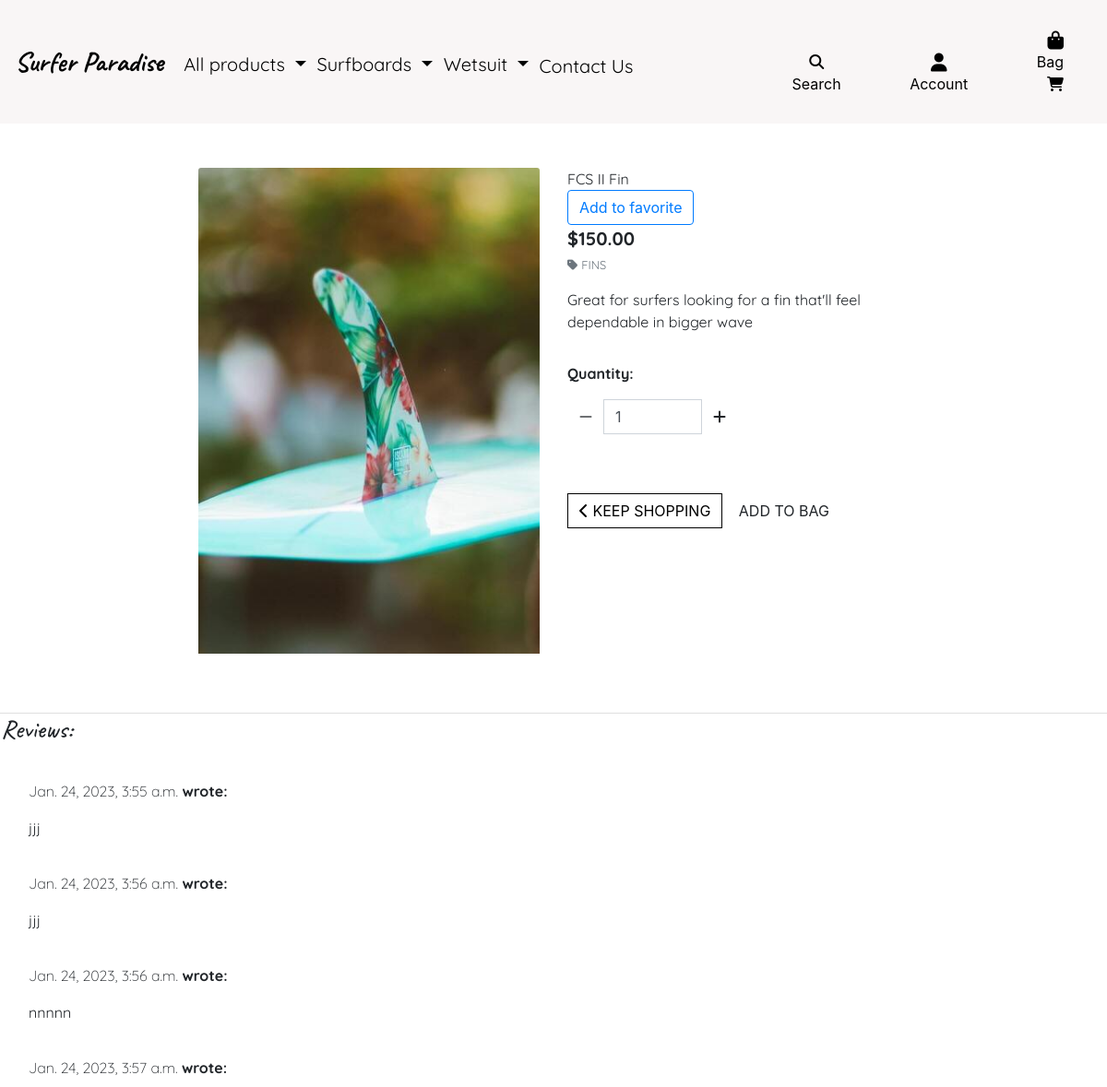
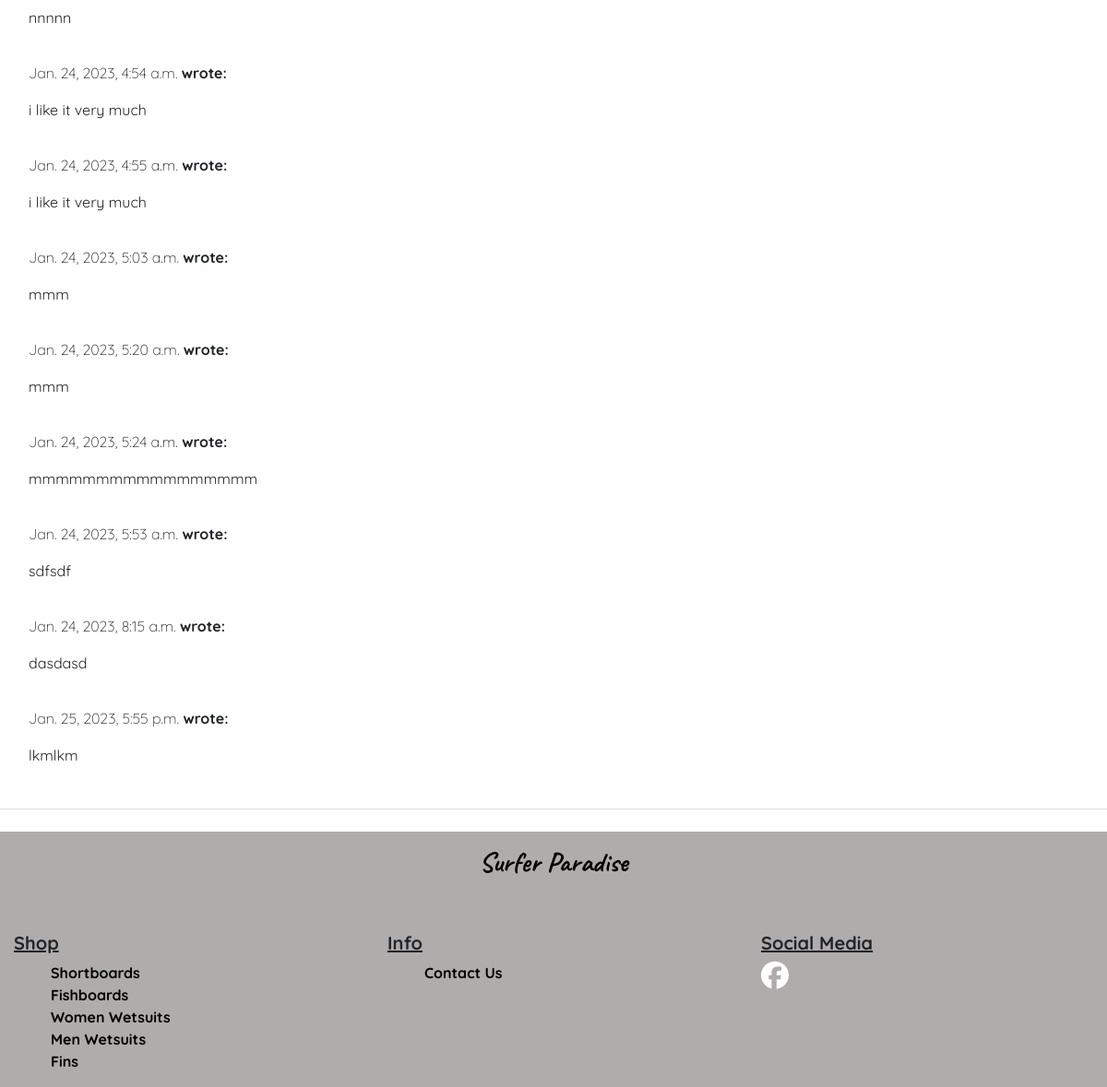
Screenshot of /products/184 with the database file from the repository (2 pictures, top to bottom).
### products/models.py (models this page shows, shortened)
class Product(models.Model):
    class NewManager(models.Manager):
        def get_queryset(self):
            return super().get_queryset().filter(id=0)
    options = (
        ('draft', 'Draft'),
        ('published', 'Published'),
    )
    category = models.ForeignKey('Category', null=True, blank=True, on_delete=models.SET_NULL)
    sku = models.CharField(max_length=254, null=True, blank=True)
    name = models.CharField(max_length=254)
    description = models.TextField()
    has_sizes = models.BooleanField(default=False, null=True, blank=True)
    favourites = models.ManyToManyField(
        User, related_name='favourite', default=None, blank=True)
    price = models.DecimalField(max_digits=6, decimal_places=2)
    rating = models.DecimalField(max_digits=6, decimal_places=2, null=True, blank=True)
    image_url = models.URLField(max_length=1024, null=True, blank=True)
    image = models.ImageField(null=True, blank=True)
    objects = models.Manager()  # default manager
    newmanager = NewManager()  # custom manager

class Category(models.Model):
    name = models.CharField(max_length=254)
    friendly_name = models.CharField(max_length=254, null=True, blank=True)

class Review(models.Model):
    product = models.ForeignKey(Product, related_name='reviews', on_delete=models.CASCADE,null=True, blank=True )
    email = models.EmailField(default="user")
    body = models.TextField()
    created_on = models.DateTimeField(auto_now_add=True)
    user = models.ForeignKey(
      User,on_delete=models.CASCADE,null=True, blank=True )
    class Meta:
        ordering = ["created_on"]

### products/views.py (the view)
# urls.py: path('<int:product_id>', views.product_detail, name='product_detail'),
def product_detail(request, product_id):
    product = get_object_or_404(Product, id=product_id)
    favorite = bool(product.favourites.filter(id=request.user.id))
    reviews = Review.objects.filter(product = product)
    return render(request, 'products/product_detail.html',
                  {'product':product, 'reviews': reviews})
    context = {
        'product': product,
        'favorite': favorite,
    }
    return render(request, 'products/product_detail.html', context)

### bag/contexts.py (called while the page is built, shortened)
def bag_contents(request):
    bag_items = []
    total = 0
    product_count = 0
    bag = request.session.get('bag', {})
    grand_total =  total
    context = {
        'bag_items': bag_items,
        'total': total,
        'product_count': product_count,
        'grand_total': grand_total,
    }
    return context

### products/templates/products/product_detail.html (shortened to what this page needs)
{% extends "base.html" %}
{% load crispy_forms_tags %}
{% load static %}
{% block content %}
    <div class="container-fluid">
        <div class="row">
            <div class="col-12 col-md-6 col-lg-4 offset-lg-2">
                <div class="image-container my-5">
                    {% if product.image %}
                        <a href="{{ product.image.url }}" target="_blank">
                            <img class="card-img-top img-fluid" src="{{ product.image.url }}" alt="{{ product.name }}">
                        </a>
                        {% else %}
                        <a href="">
                            <img class="card-img-top img-fluid" src="{{ MEDIA_URL }}noimage.png" alt="{{ product.name }}">
                        </a>
                    {% endif %}
                </div>
            </div>
            <div class="col-12 col-md-6 col-lg-4">
                <div class="product-details-container mb-5 mt-md-5">
                    <p class="mb-0">{{ product.name }}</p>
                    <a href="{% url 'favourite_add' product.id %}" class="btn btn-outline-primary">
                        {% if favorite %}
                        Remove from favourite
                        {% else %}
                        Add to favorite
                        {% endif %}
                    </a>
                    <p class="lead mb-0 text-left font-weight-bold">${{ product.price }}</p>
                    {% if product.category %}
                    <p class="small mt-1 mb-0">
                        <a class="text-muted" href="{% url 'products' %}?category={{ product.category.name }}">
                            <i class="fas fa-tag mr-1"></i>{{ product.category.friendly_name }}
                        </a>
                    </p>
                    {% endif %}
                    <p class="mt-3">{{ product.description }}</p>
                    <form class="form" action="{% url 'add_to_bag' product.id %}" method="POST">
                        <div class="form-row">
                            {% with product.has_sizes as s %}
                            <div class="col-12">
                                <p class="mt-3"><strong>Quantity:</strong></p>
                                <div class="form-group w-50">
                                    <div class="input-group">
                                        <div class="input-group-prepend">
                                            <button class="decrement-qty btn btn-black rounded-0"
                                                data-item_id="{{ product.id }}" id="decrement-qty_{{ product.id }}">
                                                <span class="icon">
                                                    <i class="fas fa-minus"></i>
                                                </span>
                                            </button>
                                        </div>
                                        <input class="form-control qty_input" type="number"
                                            name="quantity" value="1" min="1" max="99"
                                            data-item_id="{{ product.id }}"
                                            id="id_qty_{{ product.id }}">
                                        <div class="input-group-append">
                                            <button class="increment-qty btn btn-black rounded-0"
                                                data-item_id="{{ product.id }}" id="increment-qty_{{ product.id }}">
                                                <span class="icon">
                                                    <i class="fas fa-plus"></i>
                                                </span>
                                            </button>
                                        </div>
                                    </div>
                                </div>
                            </div>
                            <div class="col{% if s %}-12 mt-2{% endif %}">
                                <a href="{% url 'products' %}" class="btn btn-outline-black rounded-0 mt-5">
                                    <span class="icon">
                                        <i class="fas fa-chevron-left"></i>
                                    </span>
                                    <span class="text-uppercase">Keep Shopping</span>
                                </a>
                                <input type="submit" class="btn btn-black rounded-0 text-uppercase mt-5" value="Add to Bag">
                            </div>
                            {% endwith %}
                        </div>
                    </form>
                </div>
            </div>
        </div>
    </div>
{% block review %}
    <div class="row">
        <div class="col card mb-4  mt-3 ">
            <h3 class="review-heading">Reviews:</h3>
            <div class="card-body">
                {% for review in product.reviews.all %}
                <div class="review" style="padding: 10px;">
                    <p class="font-weight-bold">
                        <span class="font-weight-light">
                            {{ review.created_on }}
                        </span>  wrote:
                    </p>
                    {{ review.body | linebreaks }}
                </div>
                {% endfor %}
            </div>
        </div>
    </div>
{% endblock review %}
{% endblock %}

### static/css/base.css (style rules this page uses)
html { height: 100%; }
button { border:none; }
.btn-outline-black { background: white; color: black !important; border: 1px solid black; }
p { font-family: Quicksand; }
.review-heading { font-family: Caveat; }
a { color: black; text-decoration: none; background-color: transparent; }

### rows the page displays
Product: image (picture), name "FCS II Fin", price "150.00", category.friendly_name "FINS", description "Great for surfers looking for a fin that'll feel dependable in bigger wave"
Review: created_on "Jan. 24, 2023, 3:55 a.m.", body "jjj"
Review: created_on "Jan. 24, 2023, 3:56 a.m.", body "jjj"
Review: created_on "Jan. 24, 2023, 3:56 a.m.", body "nnnnn"
Review: created_on "Jan. 24, 2023, 3:57 a.m.", body "nnnnn"
Review: created_on "Jan. 24, 2023, 4:54 a.m.", body "i like it very much"
Review: created_on "Jan. 24, 2023, 4:55 a.m.", body "i like it very much"
Review: created_on "Jan. 24, 2023, 5:03 a.m.", body "mmm"
Review: created_on "Jan. 24, 2023, 5:20 a.m.", body "mmm"
Review: created_on "Jan. 24, 2023, 5:24 a.m.", body "mmmmmmmmmmmmmmmmm"
Review: created_on "Jan. 24, 2023, 5:53 a.m.", body "sdfsdf"
Review: created_on "Jan. 24, 2023, 8:15 a.m.", body "dasdasd"
Review: created_on "Jan. 25, 2023, 5:55 p.m.", body "lkmlkm"
